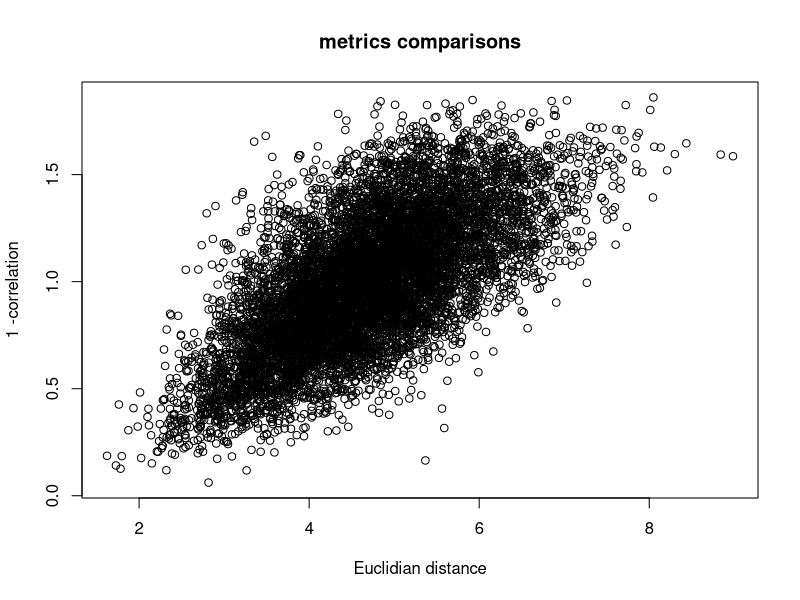

Source code (R): (Note: this script raises an error after producing the figure.)
## ##############################################################
## Comparison of distance metrics with random data

n <- 133
p <- 11

x <- matrix(rnorm(n*p), nrow=n,ncol=p)


## ##############################################################
## Calculate dissimilarity matrix

## Euclidian distance
e <- dist(x, method="euclidian") 

## dissimilarity based on Pearson's correlation coefficient
c <- as.dist(1-cor(t(x)))

## average dot product
adp <- (as.dist(as.matrix(x) %*% t(as.matrix(x))))/p
adp <- max(adp) -adp ## Transform the similarity into a dissimilarity

## ##############################################################
## Compare the metrics

## Euclidian versus correlation
plot(e,c,
     main='metrics comparisons',
     xlab='Euclidian distance',
     ylab='1 -correlation'
     )
setwd(dir.figures); export.plot(file.prefix="rnorm_eucl_vs_corr", export.formats=export.formats.plots, width=8,height=8)

## Euclidian versus average dot product
plot(e,adp,
     main='metrics comparisons',
     xlab='Euclidian distance',
     ylab='max(avg dot product) -(avg dot product)'
     )
setwd(dir.figures); export.plot(file.prefix="rnorm_eucl_vs_dotp", export.formats=export.formats.plots, width=8,height=8)

## correlation versus average dot product
plot(c,adp,
     main='metrics comparisons',
     xlab='1 - (correlation)',
     ylab='max(avg dot product) -(avg dot product)'
     )
setwd(dir.figures); export.plot(file.prefix="rnorm_cor_vs_dotp", export.formats=export.formats.plots, width=8,height=8)

## ##############################################################
## Calculate a tree on the basis of the matrix

################################################################
## effect of the linkage method
par(cex.main=2)
par(cex=0.65)
par(mfrow=c(4,1))
for (m in c("single","average","complete","ward")) {
  tree <- hclust(e,method=m)
  plot(tree,main=paste("Random numbers (normal) ;",m,"linkage", "; Euclidian distance"), xlab="")
}
par(mfrow=c(1,1))
setwd(dir.figures); export.plot(file.prefix="rnorm_hierarchical_linkage_method", export.formats=export.formats.plots, width=16,height=12)

################################################################
## effect of the dissimilarity metric
m <- "complete"

for (m in c('single','average','complete', 'ward')) {
  par(mfrow=c(3,1))

  ## Euclidian distance
  tree <- hclust(e,method=m)
  plot(tree,main=paste("Random numbers (normal) ;",m,"linkage", "; Euclidian distance"), xlab="")
 
  ## Average dot product
  tree <- hclust(adp,method=m)
  plot(tree,main=paste("Random numbers (normal) ;",m,"linkage", "; Average dot product"), xlab="")

  ## Coefficient of correlation
  tree <- hclust(c,method=m)
  plot(tree,main=paste("Random numbers (normal) ;",m,"linkage", "; Correlation"), xlab="")
 
  par(mfrow=c(1,1)) 
  setwd(dir.figures); export.plot(file.prefix=paste("rnorm", m ,
						    "hierarchical_distance_metrics",
						    sep='_'),
				  export.formats=export.formats.plots, width=16,height=12)
}

